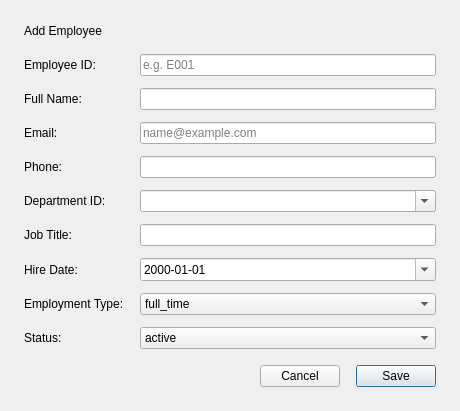
<?xml version='1.0' encoding='UTF-8'?>
<ui version="4.0">
 <class>Dialog</class>
 <widget class="QDialog" name="Dialog">
  <property name="geometry">
   <rect>
    <x>0</x>
    <y>0</y>
    <width>460</width>
    <height>100</height>
   </rect>
  </property>
  <property name="windowTitle">
   <string>Add Employee</string>
  </property>
  <property name="modal">
   <bool>true</bool>
  </property>
  <layout class="QVBoxLayout" name="layoutMain">
   <property name="leftMargin">
    <number>24</number>
   </property>
   <property name="topMargin">
    <number>24</number>
   </property>
   <property name="rightMargin">
    <number>24</number>
   </property>
   <property name="bottomMargin">
    <number>24</number>
   </property>
   <property name="spacing">
    <number>16</number>
   </property>
   <item>
    <widget class="QLabel" name="labelTitle">
     <property name="text">
      <string>Add Employee</string>
     </property>
    </widget>
   </item>
   <item>
    <layout class="QFormLayout" name="formLayout">
     <property name="horizontalSpacing">
      <number>16</number>
     </property>
     <property name="verticalSpacing">
      <number>12</number>
     </property>
     <property name="fieldGrowthPolicy">
      <enum>QFormLayout::AllNonFixedFieldsGrow</enum>
     </property>
     <item row="0" column="0">
      <widget class="QLabel" name="label_0">
       <property name="text">
        <string>Employee ID:</string>
       </property>
      </widget>
     </item>
     <item row="0" column="1">
      <widget class="QLineEdit" name="lineEditEmployeeId">
       <property name="placeholderText">
        <string>e.g. E001</string>
       </property>
      </widget>
     </item>
     <item row="1" column="0">
      <widget class="QLabel" name="label_1">
       <property name="text">
        <string>Full Name:</string>
       </property>
      </widget>
     </item>
     <item row="1" column="1">
      <widget class="QLineEdit" name="lineEditFullName" />
     </item>
     <item row="2" column="0">
      <widget class="QLabel" name="label_2">
       <property name="text">
        <string>Email:</string>
       </property>
      </widget>
     </item>
     <item row="2" column="1">
      <widget class="QLineEdit" name="lineEditEmail">
       <property name="placeholderText">
        <string>name@example.com</string>
       </property>
      </widget>
     </item>
     <item row="3" column="0">
      <widget class="QLabel" name="label_3">
       <property name="text">
        <string>Phone:</string>
       </property>
      </widget>
     </item>
     <item row="3" column="1">
      <widget class="QLineEdit" name="lineEditPhone" />
     </item>
     <item row="4" column="0">
      <widget class="QLabel" name="label_4">
       <property name="text">
        <string>Department ID:</string>
       </property>
      </widget>
     </item>
     <item row="4" column="1">
      <widget class="QComboBox" name="comboDepartmentId">
       <property name="editable">
        <bool>true</bool>
       </property>
      </widget>
     </item>
     <item row="5" column="0">
      <widget class="QLabel" name="label_5">
       <property name="text">
        <string>Job Title:</string>
       </property>
      </widget>
     </item>
     <item row="5" column="1">
      <widget class="QLineEdit" name="lineEditJobTitle" />
     </item>
     <item row="6" column="0">
      <widget class="QLabel" name="label_6">
       <property name="text">
        <string>Hire Date:</string>
       </property>
      </widget>
     </item>
     <item row="6" column="1">
      <widget class="QDateEdit" name="dateEditHireDate">
       <property name="displayFormat">
        <string>yyyy-MM-dd</string>
       </property>
       <property name="calendarPopup">
        <bool>true</bool>
       </property>
      </widget>
     </item>
     <item row="7" column="0">
      <widget class="QLabel" name="label_7">
       <property name="text">
        <string>Employment Type:</string>
       </property>
      </widget>
     </item>
     <item row="7" column="1">
      <widget class="QComboBox" name="comboEmploymentType">
       <item>
        <property name="text">
         <string>full_time</string>
        </property>
       </item>
       <item>
        <property name="text">
         <string>part_time</string>
        </property>
       </item>
      </widget>
     </item>
     <item row="8" column="0">
      <widget class="QLabel" name="label_8">
       <property name="text">
        <string>Status:</string>
       </property>
      </widget>
     </item>
     <item row="8" column="1">
      <widget class="QComboBox" name="comboStatus">
       <item>
        <property name="text">
         <string>active</string>
        </property>
       </item>
       <item>
        <property name="text">
         <string>on_leave</string>
        </property>
       </item>
       <item>
        <property name="text">
         <string>left</string>
        </property>
       </item>
      </widget>
     </item>
    </layout>
   </item>
   <item>
    <layout class="QHBoxLayout" name="layoutButtons">
     <item>
      <spacer name="spacerButtons">
       <property name="orientation">
        <enum>Qt::Horizontal</enum>
       </property>
       <property name="sizeHint" stdset="0">
        <size>
         <width>40</width>
         <height>20</height>
        </size>
       </property>
      </spacer>
     </item>
     <item>
      <widget class="QPushButton" name="buttonCancel">
       <property name="text">
        <string>Cancel</string>
       </property>
      </widget>
     </item>
     <item>
      <widget class="QPushButton" name="buttonSave">
       <property name="text">
        <string>Save</string>
       </property>
       <property name="default">
        <bool>true</bool>
       </property>
      </widget>
     </item>
    </layout>
   </item>
  </layout>
 </widget>
 <resources />
 <connections />
</ui>
